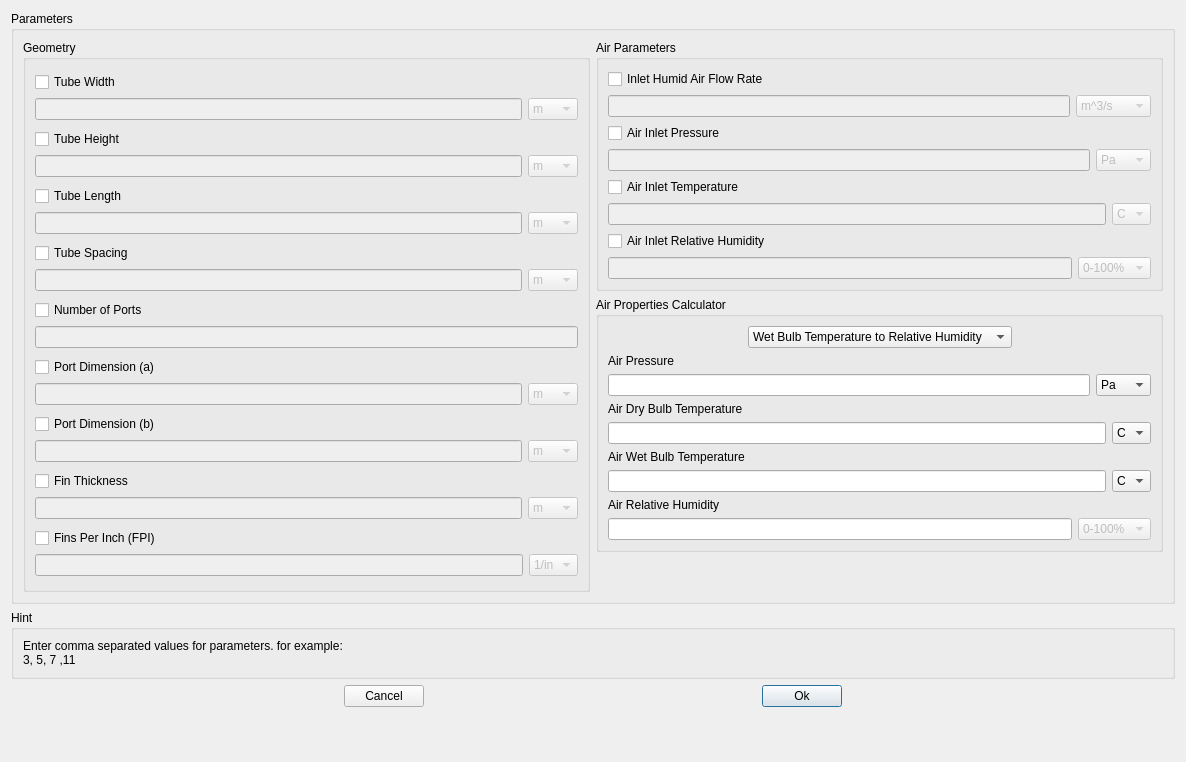
<?xml version="1.0" encoding="UTF-8"?>
<ui version="4.0">
 <class>Form</class>
 <widget class="QWidget" name="Form">
  <property name="geometry">
   <rect>
    <x>0</x>
    <y>0</y>
    <width>1186</width>
    <height>762</height>
   </rect>
  </property>
  <property name="windowTitle">
   <string>Parametric Study</string>
  </property>
  <layout class="QVBoxLayout" name="verticalLayout_6">
   <item>
    <widget class="QGroupBox" name="groupBox">
     <property name="title">
      <string>Parameters</string>
     </property>
     <layout class="QHBoxLayout" name="horizontalLayout_2">
      <item>
       <widget class="QGroupBox" name="groupBox_4">
        <property name="title">
         <string>Geometry</string>
        </property>
        <layout class="QVBoxLayout" name="verticalLayout_7">
         <item>
          <layout class="QVBoxLayout" name="verticalLayout_27">
           <item>
            <widget class="QCheckBox" name="Tube_width_check">
             <property name="text">
              <string>Tube Width</string>
             </property>
            </widget>
           </item>
           <item>
            <layout class="QHBoxLayout" name="horizontalLayout_27">
             <item>
              <widget class="QLineEdit" name="Tube_width">
               <property name="enabled">
                <bool>false</bool>
               </property>
              </widget>
             </item>
             <item>
              <widget class="QComboBox" name="Tube_width_unit">
               <property name="enabled">
                <bool>false</bool>
               </property>
               <item>
                <property name="text">
                 <string>m</string>
                </property>
               </item>
               <item>
                <property name="text">
                 <string>cm</string>
                </property>
               </item>
               <item>
                <property name="text">
                 <string>mm</string>
                </property>
               </item>
               <item>
                <property name="text">
                 <string>ft</string>
                </property>
               </item>
               <item>
                <property name="text">
                 <string>in</string>
                </property>
               </item>
              </widget>
             </item>
            </layout>
           </item>
          </layout>
         </item>
         <item>
          <layout class="QVBoxLayout" name="verticalLayout_26">
           <item>
            <widget class="QCheckBox" name="Tube_height_check">
             <property name="text">
              <string>Tube Height</string>
             </property>
            </widget>
           </item>
           <item>
            <layout class="QHBoxLayout" name="horizontalLayout_26">
             <item>
              <widget class="QLineEdit" name="Tube_height">
               <property name="enabled">
                <bool>false</bool>
               </property>
              </widget>
             </item>
             <item>
              <widget class="QComboBox" name="Tube_height_unit">
               <property name="enabled">
                <bool>false</bool>
               </property>
               <item>
                <property name="text">
                 <string>m</string>
                </property>
               </item>
               <item>
                <property name="text">
                 <string>cm</string>
                </property>
               </item>
               <item>
                <property name="text">
                 <string>mm</string>
                </property>
               </item>
               <item>
                <property name="text">
                 <string>ft</string>
                </property>
               </item>
               <item>
                <property name="text">
                 <string>in</string>
                </property>
               </item>
              </widget>
             </item>
            </layout>
           </item>
          </layout>
         </item>
         <item>
          <layout class="QVBoxLayout" name="verticalLayout_25">
           <item>
            <widget class="QCheckBox" name="Tube_length_check">
             <property name="text">
              <string>Tube Length</string>
             </property>
            </widget>
           </item>
           <item>
            <layout class="QHBoxLayout" name="horizontalLayout_25">
             <item>
              <widget class="QLineEdit" name="Tube_length">
               <property name="enabled">
                <bool>false</bool>
               </property>
              </widget>
             </item>
             <item>
              <widget class="QComboBox" name="Tube_length_unit">
               <property name="enabled">
                <bool>false</bool>
               </property>
               <item>
                <property name="text">
                 <string>m</string>
                </property>
               </item>
               <item>
                <property name="text">
                 <string>cm</string>
                </property>
               </item>
               <item>
                <property name="text">
                 <string>mm</string>
                </property>
               </item>
               <item>
                <property name="text">
                 <string>ft</string>
                </property>
               </item>
               <item>
                <property name="text">
                 <string>in</string>
                </property>
               </item>
              </widget>
             </item>
            </layout>
           </item>
          </layout>
         </item>
         <item>
          <layout class="QVBoxLayout" name="verticalLayout_24">
           <item>
            <widget class="QCheckBox" name="Tube_spacing_check">
             <property name="text">
              <string>Tube Spacing</string>
             </property>
            </widget>
           </item>
           <item>
            <layout class="QHBoxLayout" name="horizontalLayout_24">
             <item>
              <widget class="QLineEdit" name="Tube_spacing">
               <property name="enabled">
                <bool>false</bool>
               </property>
              </widget>
             </item>
             <item>
              <widget class="QComboBox" name="Tube_spacing_unit">
               <property name="enabled">
                <bool>false</bool>
               </property>
               <item>
                <property name="text">
                 <string>m</string>
                </property>
               </item>
               <item>
                <property name="text">
                 <string>cm</string>
                </property>
               </item>
               <item>
                <property name="text">
                 <string>mm</string>
                </property>
               </item>
               <item>
                <property name="text">
                 <string>ft</string>
                </property>
               </item>
               <item>
                <property name="text">
                 <string>in</string>
                </property>
               </item>
              </widget>
             </item>
            </layout>
           </item>
          </layout>
         </item>
         <item>
          <layout class="QVBoxLayout" name="verticalLayout_29">
           <item>
            <widget class="QCheckBox" name="N_ports_check">
             <property name="text">
              <string>Number of Ports</string>
             </property>
            </widget>
           </item>
           <item>
            <layout class="QHBoxLayout" name="horizontalLayout_29">
             <item>
              <widget class="QLineEdit" name="N_ports">
               <property name="enabled">
                <bool>false</bool>
               </property>
              </widget>
             </item>
            </layout>
           </item>
          </layout>
         </item>
         <item>
          <layout class="QVBoxLayout" name="verticalLayout_28">
           <item>
            <widget class="QCheckBox" name="port_dim_a_check">
             <property name="text">
              <string>Port Dimension (a)</string>
             </property>
            </widget>
           </item>
           <item>
            <layout class="QHBoxLayout" name="horizontalLayout_28">
             <item>
              <widget class="QLineEdit" name="port_dim_a">
               <property name="enabled">
                <bool>false</bool>
               </property>
              </widget>
             </item>
             <item>
              <widget class="QComboBox" name="port_dim_a_unit">
               <property name="enabled">
                <bool>false</bool>
               </property>
               <item>
                <property name="text">
                 <string>m</string>
                </property>
               </item>
               <item>
                <property name="text">
                 <string>cm</string>
                </property>
               </item>
               <item>
                <property name="text">
                 <string>mm</string>
                </property>
               </item>
               <item>
                <property name="text">
                 <string>ft</string>
                </property>
               </item>
               <item>
                <property name="text">
                 <string>in</string>
                </property>
               </item>
              </widget>
             </item>
            </layout>
           </item>
          </layout>
         </item>
         <item>
          <layout class="QVBoxLayout" name="verticalLayout_31">
           <item>
            <widget class="QCheckBox" name="port_dim_b_check">
             <property name="text">
              <string>Port Dimension (b)</string>
             </property>
            </widget>
           </item>
           <item>
            <layout class="QHBoxLayout" name="horizontalLayout_31">
             <item>
              <widget class="QLineEdit" name="port_dim_b">
               <property name="enabled">
                <bool>false</bool>
               </property>
              </widget>
             </item>
             <item>
              <widget class="QComboBox" name="port_dim_b_unit">
               <property name="enabled">
                <bool>false</bool>
               </property>
               <item>
                <property name="text">
                 <string>m</string>
                </property>
               </item>
               <item>
                <property name="text">
                 <string>cm</string>
                </property>
               </item>
               <item>
                <property name="text">
                 <string>mm</string>
                </property>
               </item>
               <item>
                <property name="text">
                 <string>ft</string>
                </property>
               </item>
               <item>
                <property name="text">
                 <string>in</string>
                </property>
               </item>
              </widget>
             </item>
            </layout>
           </item>
          </layout>
         </item>
         <item>
          <layout class="QVBoxLayout" name="verticalLayout_33">
           <item>
            <widget class="QCheckBox" name="Fin_thickness_check">
             <property name="text">
              <string>Fin Thickness</string>
             </property>
            </widget>
           </item>
           <item>
            <layout class="QHBoxLayout" name="horizontalLayout_33">
             <item>
              <widget class="QLineEdit" name="Fin_thickness">
               <property name="enabled">
                <bool>false</bool>
               </property>
              </widget>
             </item>
             <item>
              <widget class="QComboBox" name="Fin_thickness_unit">
               <property name="enabled">
                <bool>false</bool>
               </property>
               <item>
                <property name="text">
                 <string>m</string>
                </property>
               </item>
               <item>
                <property name="text">
                 <string>cm</string>
                </property>
               </item>
               <item>
                <property name="text">
                 <string>mm</string>
                </property>
               </item>
               <item>
                <property name="text">
                 <string>ft</string>
                </property>
               </item>
               <item>
                <property name="text">
                 <string>in</string>
                </property>
               </item>
              </widget>
             </item>
            </layout>
           </item>
          </layout>
         </item>
         <item>
          <layout class="QVBoxLayout" name="verticalLayout_32">
           <item>
            <widget class="QCheckBox" name="Fin_FPI_check">
             <property name="text">
              <string>Fins Per Inch (FPI)</string>
             </property>
            </widget>
           </item>
           <item>
            <layout class="QHBoxLayout" name="horizontalLayout_32">
             <item>
              <widget class="QLineEdit" name="Fin_FPI">
               <property name="enabled">
                <bool>false</bool>
               </property>
              </widget>
             </item>
             <item>
              <widget class="QComboBox" name="Fin_FPI_unit">
               <property name="enabled">
                <bool>false</bool>
               </property>
               <item>
                <property name="text">
                 <string>1/in</string>
                </property>
               </item>
              </widget>
             </item>
            </layout>
           </item>
          </layout>
         </item>
        </layout>
       </widget>
      </item>
      <item>
       <layout class="QVBoxLayout" name="verticalLayout_2">
        <item>
         <widget class="QGroupBox" name="groupBox_3">
          <property name="title">
           <string>Air Parameters</string>
          </property>
          <layout class="QVBoxLayout" name="verticalLayout_4">
           <item>
            <layout class="QVBoxLayout" name="verticalLayout_23">
             <item>
              <widget class="QCheckBox" name="Air_Vdot_check">
               <property name="text">
                <string>Inlet Humid Air Flow Rate</string>
               </property>
              </widget>
             </item>
             <item>
              <layout class="QHBoxLayout" name="horizontalLayout_23">
               <item>
                <widget class="QLineEdit" name="Air_Vdot">
                 <property name="enabled">
                  <bool>false</bool>
                 </property>
                </widget>
               </item>
               <item>
                <widget class="QComboBox" name="Air_Vdot_unit">
                 <property name="enabled">
                  <bool>false</bool>
                 </property>
                 <item>
                  <property name="text">
                   <string>m^3/s</string>
                  </property>
                 </item>
                 <item>
                  <property name="text">
                   <string>m^3/min</string>
                  </property>
                 </item>
                 <item>
                  <property name="text">
                   <string>m^3/h</string>
                  </property>
                 </item>
                 <item>
                  <property name="text">
                   <string>liter/min</string>
                  </property>
                 </item>
                 <item>
                  <property name="text">
                   <string>ft^3/s</string>
                  </property>
                 </item>
                 <item>
                  <property name="text">
                   <string>ft^3/min</string>
                  </property>
                 </item>
                 <item>
                  <property name="text">
                   <string>ft^3/h</string>
                  </property>
                 </item>
                </widget>
               </item>
              </layout>
             </item>
            </layout>
           </item>
           <item>
            <layout class="QVBoxLayout" name="verticalLayout_22">
             <item>
              <widget class="QCheckBox" name="Air_Pressure_check">
               <property name="text">
                <string>Air Inlet Pressure</string>
               </property>
              </widget>
             </item>
             <item>
              <layout class="QHBoxLayout" name="horizontalLayout_22">
               <item>
                <widget class="QLineEdit" name="Air_Pressure">
                 <property name="enabled">
                  <bool>false</bool>
                 </property>
                </widget>
               </item>
               <item>
                <widget class="QComboBox" name="Air_Pressure_unit">
                 <property name="enabled">
                  <bool>false</bool>
                 </property>
                 <item>
                  <property name="text">
                   <string>Pa</string>
                  </property>
                 </item>
                 <item>
                  <property name="text">
                   <string>kPa</string>
                  </property>
                 </item>
                 <item>
                  <property name="text">
                   <string>MPa</string>
                  </property>
                 </item>
                 <item>
                  <property name="text">
                   <string>bar</string>
                  </property>
                 </item>
                 <item>
                  <property name="text">
                   <string>atm</string>
                  </property>
                 </item>
                 <item>
                  <property name="text">
                   <string>psi</string>
                  </property>
                 </item>
                </widget>
               </item>
              </layout>
             </item>
            </layout>
           </item>
           <item>
            <layout class="QVBoxLayout" name="verticalLayout_20">
             <item>
              <widget class="QCheckBox" name="Air_Temperature_check">
               <property name="text">
                <string>Air Inlet Temperature</string>
               </property>
              </widget>
             </item>
             <item>
              <layout class="QHBoxLayout" name="horizontalLayout_20">
               <item>
                <widget class="QLineEdit" name="Air_Temperature">
                 <property name="enabled">
                  <bool>false</bool>
                 </property>
                </widget>
               </item>
               <item>
                <widget class="QComboBox" name="Air_Temperature_unit">
                 <property name="enabled">
                  <bool>false</bool>
                 </property>
                 <item>
                  <property name="text">
                   <string>C</string>
                  </property>
                 </item>
                 <item>
                  <property name="text">
                   <string>K</string>
                  </property>
                 </item>
                 <item>
                  <property name="text">
                   <string>F</string>
                  </property>
                 </item>
                </widget>
               </item>
              </layout>
             </item>
            </layout>
           </item>
           <item>
            <layout class="QVBoxLayout" name="verticalLayout_16">
             <item>
              <widget class="QCheckBox" name="Air_RH_check">
               <property name="text">
                <string>Air Inlet Relative Humidity</string>
               </property>
              </widget>
             </item>
             <item>
              <layout class="QHBoxLayout" name="horizontalLayout_16">
               <item>
                <widget class="QLineEdit" name="Air_RH">
                 <property name="enabled">
                  <bool>false</bool>
                 </property>
                </widget>
               </item>
               <item>
                <widget class="QComboBox" name="Air_RH_unit">
                 <property name="enabled">
                  <bool>false</bool>
                 </property>
                 <item>
                  <property name="text">
                   <string>0-100%</string>
                  </property>
                 </item>
                </widget>
               </item>
              </layout>
             </item>
            </layout>
           </item>
          </layout>
         </widget>
        </item>
        <item>
         <widget class="QGroupBox" name="FinTube_air_calculator_group">
          <property name="title">
           <string>Air Properties Calculator</string>
          </property>
          <layout class="QVBoxLayout" name="verticalLayout_34">
           <item>
            <layout class="QHBoxLayout" name="horizontalLayout_43">
             <item>
              <spacer name="horizontalSpacer_47">
               <property name="orientation">
                <enum>Qt::Horizontal</enum>
               </property>
               <property name="sizeHint" stdset="0">
                <size>
                 <width>40</width>
                 <height>20</height>
                </size>
               </property>
              </spacer>
             </item>
             <item>
              <widget class="QComboBox" name="FinTube_air_calculator_option">
               <item>
                <property name="text">
                 <string>Wet Bulb Temperature to Relative Humidity</string>
                </property>
               </item>
               <item>
                <property name="text">
                 <string>Humidity Ratio to Relative Humidity</string>
                </property>
               </item>
              </widget>
             </item>
             <item>
              <spacer name="horizontalSpacer_46">
               <property name="orientation">
                <enum>Qt::Horizontal</enum>
               </property>
               <property name="sizeHint" stdset="0">
                <size>
                 <width>40</width>
                 <height>20</height>
                </size>
               </property>
              </spacer>
             </item>
            </layout>
           </item>
           <item>
            <layout class="QVBoxLayout" name="verticalLayout_35">
             <item>
              <widget class="QLabel" name="FinTube_air_calculator_P_label">
               <property name="text">
                <string>Air Pressure</string>
               </property>
              </widget>
             </item>
             <item>
              <layout class="QHBoxLayout" name="horizontalLayout_41">
               <item>
                <widget class="QLineEdit" name="FinTube_air_calculator_P"/>
               </item>
               <item>
                <widget class="QComboBox" name="FinTube_air_calculator_P_unit">
                 <item>
                  <property name="text">
                   <string>Pa</string>
                  </property>
                 </item>
                 <item>
                  <property name="text">
                   <string>kPa</string>
                  </property>
                 </item>
                 <item>
                  <property name="text">
                   <string>MPa</string>
                  </property>
                 </item>
                 <item>
                  <property name="text">
                   <string>bar</string>
                  </property>
                 </item>
                 <item>
                  <property name="text">
                   <string>atm</string>
                  </property>
                 </item>
                 <item>
                  <property name="text">
                   <string>psi</string>
                  </property>
                 </item>
                </widget>
               </item>
              </layout>
             </item>
            </layout>
           </item>
           <item>
            <layout class="QVBoxLayout" name="verticalLayout_36">
             <item>
              <widget class="QLabel" name="FinTube_air_calculator_T_label">
               <property name="text">
                <string>Air Dry Bulb Temperature</string>
               </property>
              </widget>
             </item>
             <item>
              <layout class="QHBoxLayout" name="horizontalLayout_45">
               <item>
                <widget class="QLineEdit" name="FinTube_air_calculator_T"/>
               </item>
               <item>
                <widget class="QComboBox" name="FinTube_air_calculator_T_unit">
                 <item>
                  <property name="text">
                   <string>C</string>
                  </property>
                 </item>
                 <item>
                  <property name="text">
                   <string>K</string>
                  </property>
                 </item>
                 <item>
                  <property name="text">
                   <string>F</string>
                  </property>
                 </item>
                </widget>
               </item>
              </layout>
             </item>
            </layout>
           </item>
           <item>
            <layout class="QVBoxLayout" name="verticalLayout_37">
             <item>
              <widget class="QLabel" name="FinTube_air_calculator_2nd_label">
               <property name="text">
                <string>Air Wet Bulb Temperature</string>
               </property>
              </widget>
             </item>
             <item>
              <layout class="QHBoxLayout" name="horizontalLayout_44">
               <item>
                <widget class="QLineEdit" name="FinTube_air_calculator_2nd"/>
               </item>
               <item>
                <widget class="QComboBox" name="FinTube_air_calculator_2nd_unit">
                 <property name="minimumSize">
                  <size>
                   <width>0</width>
                   <height>0</height>
                  </size>
                 </property>
                 <property name="sizeAdjustPolicy">
                  <enum>QComboBox::AdjustToContents</enum>
                 </property>
                 <item>
                  <property name="text">
                   <string>C</string>
                  </property>
                 </item>
                 <item>
                  <property name="text">
                   <string>K</string>
                  </property>
                 </item>
                 <item>
                  <property name="text">
                   <string>F</string>
                  </property>
                 </item>
                </widget>
               </item>
              </layout>
             </item>
            </layout>
           </item>
           <item>
            <layout class="QVBoxLayout" name="verticalLayout_38">
             <item>
              <widget class="QLabel" name="FinTube_air_calculator_RH_label">
               <property name="text">
                <string>Air Relative Humidity</string>
               </property>
              </widget>
             </item>
             <item>
              <layout class="QHBoxLayout" name="horizontalLayout_42">
               <item>
                <widget class="QLineEdit" name="FinTube_air_calculator_RH">
                 <property name="readOnly">
                  <bool>true</bool>
                 </property>
                </widget>
               </item>
               <item>
                <widget class="QComboBox" name="FinTube_air_calculator_RH_unit">
                 <property name="enabled">
                  <bool>false</bool>
                 </property>
                 <item>
                  <property name="text">
                   <string>0-100%</string>
                  </property>
                 </item>
                </widget>
               </item>
              </layout>
             </item>
            </layout>
           </item>
          </layout>
         </widget>
        </item>
        <item>
         <spacer name="verticalSpacer_2">
          <property name="orientation">
           <enum>Qt::Vertical</enum>
          </property>
          <property name="sizeHint" stdset="0">
           <size>
            <width>20</width>
            <height>40</height>
           </size>
          </property>
         </spacer>
        </item>
       </layout>
      </item>
     </layout>
    </widget>
   </item>
   <item>
    <widget class="QGroupBox" name="groupBox_2">
     <property name="title">
      <string>Hint</string>
     </property>
     <layout class="QVBoxLayout" name="verticalLayout_3">
      <item>
       <widget class="QLabel" name="label">
        <property name="text">
         <string>&lt;html&gt;&lt;head/&gt;&lt;body&gt;&lt;p&gt;Enter comma separated values for parameters. for example:&lt;br&gt;3, 5, 7 ,11&lt;/p&gt;&lt;/body&gt;&lt;/html&gt;</string>
        </property>
       </widget>
      </item>
     </layout>
    </widget>
   </item>
   <item>
    <layout class="QHBoxLayout" name="horizontalLayout">
     <item>
      <spacer name="horizontalSpacer">
       <property name="orientation">
        <enum>Qt::Horizontal</enum>
       </property>
       <property name="sizeHint" stdset="0">
        <size>
         <width>40</width>
         <height>20</height>
        </size>
       </property>
      </spacer>
     </item>
     <item>
      <widget class="QPushButton" name="cancel_button">
       <property name="text">
        <string>Cancel</string>
       </property>
      </widget>
     </item>
     <item>
      <spacer name="horizontalSpacer_2">
       <property name="orientation">
        <enum>Qt::Horizontal</enum>
       </property>
       <property name="sizeHint" stdset="0">
        <size>
         <width>40</width>
         <height>20</height>
        </size>
       </property>
      </spacer>
     </item>
     <item>
      <widget class="QPushButton" name="ok_button">
       <property name="text">
        <string>Ok</string>
       </property>
       <property name="default">
        <bool>true</bool>
       </property>
      </widget>
     </item>
     <item>
      <spacer name="horizontalSpacer_3">
       <property name="orientation">
        <enum>Qt::Horizontal</enum>
       </property>
       <property name="sizeHint" stdset="0">
        <size>
         <width>40</width>
         <height>20</height>
        </size>
       </property>
      </spacer>
     </item>
    </layout>
   </item>
   <item>
    <spacer name="verticalSpacer">
     <property name="orientation">
      <enum>Qt::Vertical</enum>
     </property>
     <property name="sizeHint" stdset="0">
      <size>
       <width>20</width>
       <height>40</height>
      </size>
     </property>
    </spacer>
   </item>
  </layout>
 </widget>
 <resources/>
 <connections/>
</ui>
